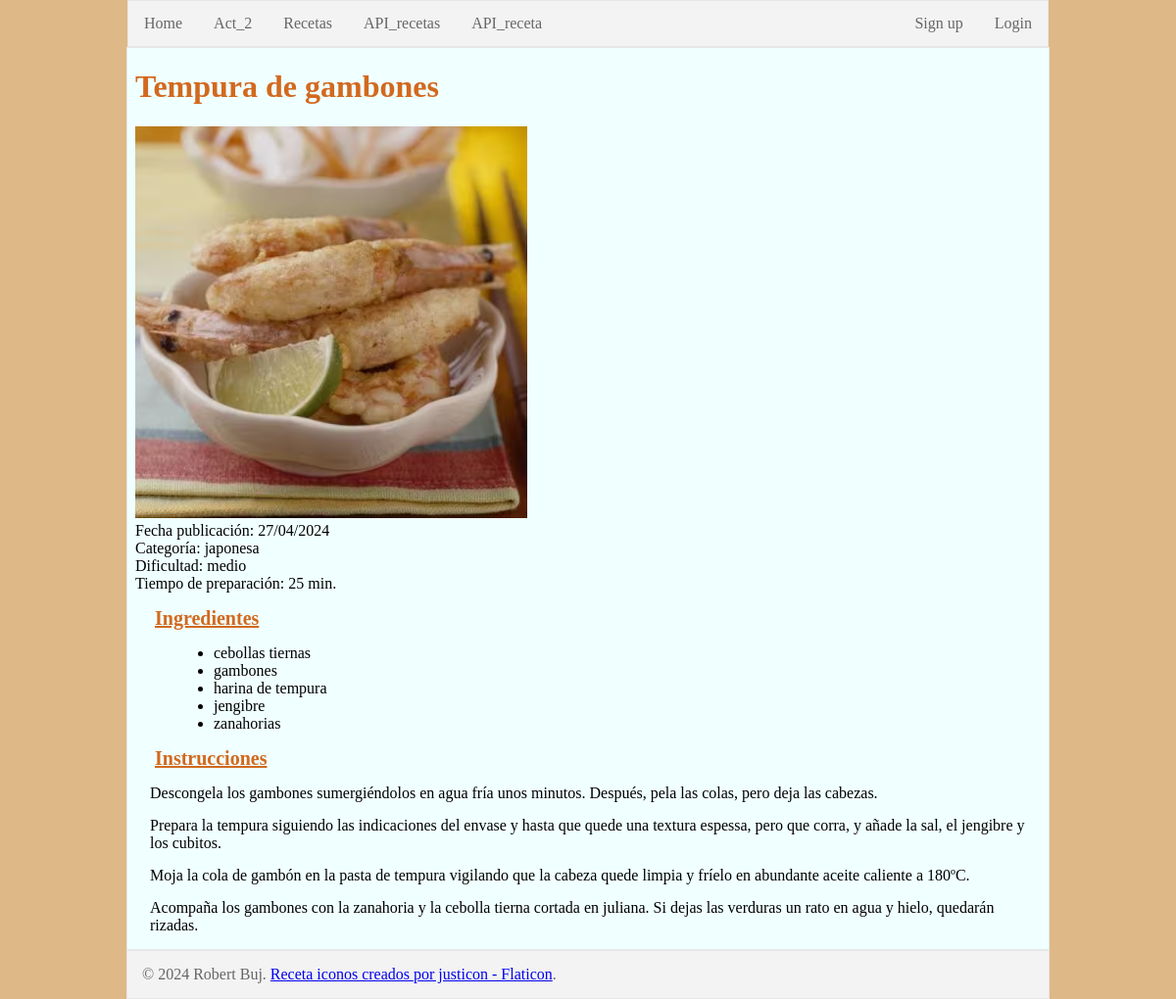
The app's page /post.php with its own data.
### tables this page shows
CREATE TABLE `recetas_pec3` (
  `id_receta` int NOT NULL,
  `id_categoria` int DEFAULT NULL,
  `id_nivel_dificultad` int DEFAULT NULL,
  `fecha_publicacion` timestamp NULL DEFAULT CURRENT_TIMESTAMP,
  `imagen_receta` varchar(100) DEFAULT NULL,
  `tiempo_preparacion` int DEFAULT NULL,
  `nombre_receta` varchar(75) DEFAULT NULL,
  `texto_receta` varchar(2000) DEFAULT NULL,
  PRIMARY KEY (`id_receta`),
  UNIQUE KEY `id_recepta_UNIQUE` (`id_receta`),
  KEY `fk_categories_pac3_idx` (`id_categoria`),
  KEY `fk_receptes_pac3_1_idx` (`id_nivel_dificultad`),
  CONSTRAINT `fk_categories_pac3` FOREIGN KEY (`id_categoria`) REFERENCES `categorias_pec3` (`id_categoria`),
  CONSTRAINT `fk_nivel_dificultad_pec3` FOREIGN KEY (`id_nivel_dificultad`) REFERENCES `nivel_dificultad_pec3` (`id_nivel_dificultad`)
);

CREATE TABLE `categorias_pec3` (
  `id_categoria` int NOT NULL,
  `nombre_categoria` varchar(25) NOT NULL,
  PRIMARY KEY (`id_categoria`),
  UNIQUE KEY `id_caegoria_UNIQUE` (`id_categoria`)
);

CREATE TABLE `nivel_dificultad_pec3` (
  `id_nivel_dificultad` int NOT NULL,
  `nombre_nivel_dificultad` varchar(25) NOT NULL,
  PRIMARY KEY (`id_nivel_dificultad`),
  UNIQUE KEY `id_nivell_dificultat_UNIQUE` (`id_nivel_dificultad`)
);

### src/post.php (the view, shortened to what this page needs)
<!DOCTYPE html>
<html lang="es">
<head>
  <link rel="stylesheet" type="text/css" href="css/style.css">
</head>
<body>
  <?php
  require 'vars.php';
  require 'common.php';
  echo '<header class="contenido">';
  echo '</header>';
  echo '<main class="contenido">';
  $conn = new mysqli($host, $user, $password, $dbname);
  $conn->set_charset("utf8");
  if (isset($_GET['id']) && is_numeric($_GET['id'])) {
    $id_receta = $_GET['id'];
  } else {
    $id_receta = 1;
  }
  $instruction = "select imagen_receta, UNIX_TIMESTAMP(fecha_publicacion) as dt, tiempo_preparacion, nombre_receta, texto_receta, id_categoria, id_nivel_dificultad from recetas_pec3 where id_receta='" . $id_receta . "'";
  $res = $conn->query($instruction);
  $fila = $res->fetch_assoc();
  $imagen_receta = $fila['imagen_receta'];
  $dt = $fila['dt'];
  $tiempo_preparacion = $fila['tiempo_preparacion'];
  $nombre_receta = $fila['nombre_receta'];
  $texto_receta = $fila['texto_receta'];
  $id_categoria = $fila['id_categoria'];
  $id_nivel_dificultad = $fila['id_nivel_dificultad'];
  $nombre_categoria = get_categoria($conn, $id_categoria);
  $nombre_nivel_dificultad = get_nivel_dificultad($conn, $id_nivel_dificultad);
  $lista_ingredientes = array();
  $instruction = "select t1.nombre_ingrediente as ingrediente from ingredientes_pec3 as t1 inner join ingredientes_receta_pec3 t2 on (t1.id_ingrediente = t2.id_ingrediente) where t2.id_receta='" . $id_receta . "'  order by ingrediente asc";
  $res = $conn->query($instruction);
  $fila = $res->fetch_assoc();
  while ($fila != null) {
    array_push($lista_ingredientes, $fila['ingrediente']);
    $fila = $res->fetch_assoc();
  }
  echo '<div id="post"><h1>' . $nombre_receta . '</h1>
  <img src=".' . $imagen_receta . '" alt="imagen de la receta" width="400px">
  <div class="receta_contenido">
  <div class="fecha_receta">Fecha publicación: ' . date('d\/m\/Y', $dt) . '</div>
  <div>Categoría: ' . $nombre_categoria . '</div>
  <div>Dificultad: ' . $nombre_nivel_dificultad . '</div>
  <div>Tiempo de preparación: ' . $tiempo_preparacion . ' min.</div>
  <h2>Ingredientes</h2>
  <ul>';
  foreach ($lista_ingredientes as $ingrediente) {
    echo '<li>' . $ingrediente . '</li>';
  }
  echo '</ul>
<h2>Instrucciones</h2>
' . $texto_receta . '
</div></div>';
  echo '</main>';
  ?>
  <footer class="contenido">
    <p>
      © 2024 Robert Buj. <a href="https://www.flaticon.es/iconos-gratis/receta" target="_blank" rel="noopener noreferrer" title="receta iconos">Receta iconos creados por justicon - Flaticon</a>.
    </p>
  </footer>
</body>
</html>

### src/css/style.css (style rules this page uses)
html, body { box-sizing: border-box; height: 100%; margin: 0; display: flex; flex-direction: column; padding: 0; background-color: burlywood; }
.contenido { margin: 0 auto; width: 940px; height: auto; }
h1, h2 { color: chocolate; }
.receta_contenido h2 { font-size: 20px; text-decoration-line: underline; margin: 15px 0 15px 20px; }
ol, ul { margin: 5px 0 5px 40px; }
main { border: 1px solid #e7e7e7; background-color: azure; flex: 1; }
#post { padding: 0 8px; }
p { margin: 15px; font-weight: lighter; }
footer { color: #666; margin: 0; padding: 0; border: 1px solid #e7e7e7; background-color: #f3f3f3; }

### records on screen
recetas_pec3: nombre_receta "Tempura de gambones", imagen_receta (picture), id_categoria.nombre_categoria "japonesa", id_nivel_dificultad.nombre_nivel_dificultad "medio", tiempo_preparacion "25", texto_receta "Descongela los gambones sumergiéndolos en agua fría unos minutos. Después, pela las colas, pero deja las cabezas. Prepara la tempura siguiendo las indicaciones del envase y hasta que quede una textura espessa, pero que corra, y añade la sal, el jengibre y los cubitos. Moja la cola de gambón en la pasta de tempura vigilando que la cabeza quede limpia y fríelo en abundante aceite caliente a 180ºC. Acompaña los gambones con la zanahoria y la cebolla tierna cortada en juliana. Si dejas las verduras un rato en agua y hielo, quedarán rizadas."

### other values on screen
date('d\/m\/Y', $dt) "27/04/2024"
$ingrediente "cebollas tiernas"
$ingrediente "gambones"
$ingrediente "harina de tempura"
$ingrediente "jengibre"
$ingrediente "zanahorias"
